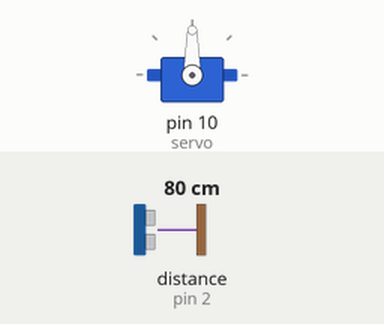
This sketch was run on a simulated Arduino Uno, built with avr-gcc and run on an emulated ATmega328P. On the bench: servo. Wiring (inferred from the names in the program): ultrasonic range finder: trigger pin 13; echo pin 2. The inputs (shaded band) are chosen by the test bench; at power-on: distance to the obstacle (sensor on pin 2) 80 cm. The echo pulse lasts 58.3 µs per cm; what the sketch prints to the serial monitor is not drawn.

Above: at 0.4 s.
Timing chart, 0 to 1.9 s (numbered marks = the images above):
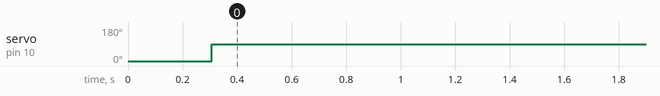

Measured:
- by itself, servo on pin 10 (servo): 0° → 90° at 0.31 s

The sketch:

tests.ino
```cpp
// (licence header left out)
/* Sweep by BARRAGAN <http://barraganstudio.com>
 modified 8 Nov 2013 by Scott Fitzgerald
 http://arduino.cc/en/Tutorial/Sweep
*/
/* Adafruit Motor shield library
   copyright Adafruit Industries LLC, 2009
*/

#include <AFMotor.h>
#include <Servo.h>

#define VERSION "Tests DC and Servo Motors, UltraSonic distance sensor for RoboCar4W"

/*
 * Сервомотор
 */
Servo servo;

// задержка для посылки команд в сервомотор
const int SERVO_DELAY  = 300;

/*
 * Измерения
 */
const int A_ANG[3] = {40, 90, 140}; // (array of angle) массив углов на которые должен поворачиваться серво для замера расстояний

/* пины для подключения HC-SR04 Ultrasonic Module Distance Measuring */
#define SONIC_PIN_TRIG 13
#define SONIC_PIN_ECHO 2
// Detection distance: 2cm--450cm
const int SONIC_DISTANCE_MAX = 450;
const int SONIC_DISTANCE_MIN = 2;


/******************************************
  Main program
******************************************/

void setup() {
  Serial.begin(9600);           // set up Serial library at 9600 bps
  Serial.println(VERSION);
  Serial.println("");

  pinMode(SONIC_PIN_TRIG, OUTPUT);
  pinMode(SONIC_PIN_ECHO, INPUT);

  servo.attach(10);  // attaches the servo on pin 9 or 10 (крайний разъем)
  servo.write(0);
  delay(SERVO_DELAY);
}

void loop() {
  int i, k;
  // тест DC моторов
/*  for (i = 1; i < 5; i++) {
    Serial.print("DC motor Init : "); Serial.print(i);
    AF_DCMotor motor(i); // определяем DC мотор
    delay(10);

    Serial.print(" : FORWARD ");
    motor.setSpeed(255); // скорость мотора 0--255
    motor.run(FORWARD);
    delay(5000);

    Serial.print("BACKWARD ");
    motor.setSpeed(255); // скорость мотора 0--255
    motor.run(BACKWARD);
    delay(5000);

    Serial.println("STOP ");
    motor.run(RELEASE);
    delay(5000);
  }
  Serial.println("---------");
*/
  // тест серво мотора и датчика расстояния
  int distance;

/*  Serial.println("Servo test (angle):");
  for (k = 0; k < 2; k++) {
    for (i = 0; i < 3; i++) {
      // поворот серво
        Serial.println(A_ANG[i]);
        servo.write( A_ANG[i] );
        delay(SERVO_DELAY);
        delay(3000);
    }
  }
  Serial.println("---------");
*/
  Serial.println("UltraSonic distance sensor (cm)");
  servo.write( 90 );
  delay(SERVO_DELAY);
  for (k = 0; k < 2; k++) {
    // замер расстояния
    distance = measureDistance();
    Serial.println(distance);
    delay(5000);
  }
  Serial.println("------------------\n------------------\n");
}


/******************************************
  Functions
******************************************/

// Возвращает расстояние до препятствия в сантиметрах
int measureDistance()  {
  long duration;
  int  distance;
  /* Для запуска передатчика нужно подать на Trig сигнал, длительностью 10мкс.
   * Передатчик который посылает 8 коротких импульсов с частотой 40kHz.
   * Приемник получает отраженный сигнал и на входе Echo генерируется сигнал,
   * длительность которого равна времени прохождения звукового сигнала.
   */
  digitalWrite(SONIC_PIN_TRIG, LOW); // инициализация перед замером
  delayMicroseconds(3);
  digitalWrite(SONIC_PIN_TRIG, HIGH);
  delayMicroseconds(10);
  digitalWrite(SONIC_PIN_TRIG, LOW);

  duration = pulseIn(SONIC_PIN_ECHO, HIGH);
  // Скорость звука 340 м/с или 29 микросекунд на сантиметр.
  // Звук идет вперед и возвращается назад, таким образом время нужно делить на два
  distance = duration / 58; // = microseconds / 29 / 2
/*
  if (distance < SONIC_DISTANCE_MIN )  // out of range
    return SONIC_DISTANCE_MIN;
  if (distance > SONIC_DISTANCE_MAX )  // out of range
    return SONIC_DISTANCE_MAX;
*/
  return distance;
}
```
